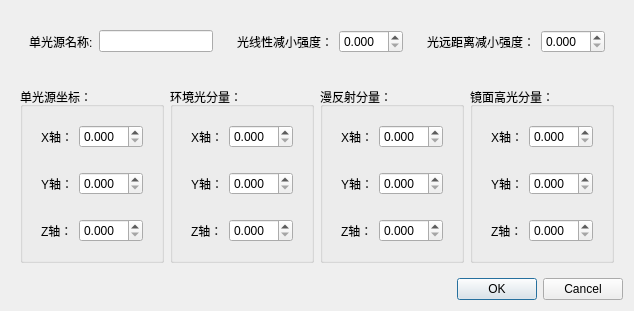
<?xml version="1.0" encoding="UTF-8"?>
<ui version="4.0">
 <class>AddLights</class>
 <widget class="QDialog" name="AddLights">
  <property name="geometry">
   <rect>
    <x>0</x>
    <y>0</y>
    <width>590</width>
    <height>311</height>
   </rect>
  </property>
  <property name="windowTitle">
   <string>Dialog</string>
  </property>
  <layout class="QVBoxLayout" name="verticalLayout_5">
   <item>
    <widget class="QWidget" name="widget" native="true">
     <layout class="QHBoxLayout" name="horizontalLayout_3">
      <item>
       <widget class="QWidget" name="widget_2" native="true">
        <layout class="QHBoxLayout" name="horizontalLayout">
         <item>
          <widget class="QLabel" name="label_2">
           <property name="text">
            <string>单光源名称:</string>
           </property>
          </widget>
         </item>
         <item>
          <widget class="QLineEdit" name="lineEdit_name">
           <property name="text">
            <string/>
           </property>
          </widget>
         </item>
        </layout>
       </widget>
      </item>
      <item>
       <widget class="QWidget" name="widget_22" native="true">
        <layout class="QHBoxLayout" name="horizontalLayout_5">
         <item>
          <widget class="QLabel" name="label_5">
           <property name="text">
            <string>光线性减小强度：</string>
           </property>
          </widget>
         </item>
         <item>
          <widget class="QDoubleSpinBox" name="linear">
           <property name="decimals">
            <number>3</number>
           </property>
          </widget>
         </item>
        </layout>
       </widget>
      </item>
      <item>
       <widget class="QWidget" name="widget_24" native="true">
        <layout class="QHBoxLayout" name="horizontalLayout_19">
         <item>
          <widget class="QLabel" name="label_17">
           <property name="text">
            <string>光远距离减小强度：</string>
           </property>
          </widget>
         </item>
         <item>
          <widget class="QDoubleSpinBox" name="quadratic">
           <property name="decimals">
            <number>3</number>
           </property>
          </widget>
         </item>
        </layout>
       </widget>
      </item>
     </layout>
    </widget>
   </item>
   <item>
    <widget class="QWidget" name="widget_13" native="true">
     <layout class="QHBoxLayout" name="horizontalLayout_2">
      <item>
       <widget class="QGroupBox" name="groupBox">
        <property name="title">
         <string>单光源坐标：</string>
        </property>
        <layout class="QVBoxLayout" name="verticalLayout">
         <item>
          <widget class="QWidget" name="widget_15" native="true">
           <layout class="QHBoxLayout" name="horizontalLayout_4">
            <item>
             <widget class="QLabel" name="label_4">
              <property name="text">
               <string>X轴：</string>
              </property>
             </widget>
            </item>
            <item>
             <widget class="QDoubleSpinBox" name="position_X">
              <property name="decimals">
               <number>3</number>
              </property>
             </widget>
            </item>
           </layout>
          </widget>
         </item>
         <item>
          <widget class="QWidget" name="widget_16" native="true">
           <layout class="QHBoxLayout" name="horizontalLayout_13">
            <item>
             <widget class="QLabel" name="label_11">
              <property name="text">
               <string>Y轴：</string>
              </property>
             </widget>
            </item>
            <item>
             <widget class="QDoubleSpinBox" name="position_Y">
              <property name="decimals">
               <number>3</number>
              </property>
             </widget>
            </item>
           </layout>
          </widget>
         </item>
         <item>
          <widget class="QWidget" name="widget_17" native="true">
           <layout class="QHBoxLayout" name="horizontalLayout_14">
            <item>
             <widget class="QLabel" name="label_12">
              <property name="text">
               <string>Z轴：</string>
              </property>
             </widget>
            </item>
            <item>
             <widget class="QDoubleSpinBox" name="position_Z">
              <property name="decimals">
               <number>3</number>
              </property>
             </widget>
            </item>
           </layout>
          </widget>
         </item>
        </layout>
       </widget>
      </item>
      <item>
       <widget class="QGroupBox" name="groupBox_2">
        <property name="title">
         <string>环境光分量：</string>
        </property>
        <layout class="QVBoxLayout" name="verticalLayout_2">
         <item>
          <widget class="QWidget" name="widget_18" native="true">
           <layout class="QHBoxLayout" name="horizontalLayout_12">
            <item>
             <widget class="QLabel" name="label_13">
              <property name="text">
               <string>X轴：</string>
              </property>
             </widget>
            </item>
            <item>
             <widget class="QDoubleSpinBox" name="ambient_X">
              <property name="decimals">
               <number>3</number>
              </property>
             </widget>
            </item>
           </layout>
          </widget>
         </item>
         <item>
          <widget class="QWidget" name="widget_19" native="true">
           <layout class="QHBoxLayout" name="horizontalLayout_15">
            <item>
             <widget class="QLabel" name="label_14">
              <property name="text">
               <string>Y轴：</string>
              </property>
             </widget>
            </item>
            <item>
             <widget class="QDoubleSpinBox" name="ambient_Y">
              <property name="decimals">
               <number>3</number>
              </property>
             </widget>
            </item>
           </layout>
          </widget>
         </item>
         <item>
          <widget class="QWidget" name="widget_20" native="true">
           <layout class="QHBoxLayout" name="horizontalLayout_16">
            <item>
             <widget class="QLabel" name="label_15">
              <property name="text">
               <string>Z轴：</string>
              </property>
             </widget>
            </item>
            <item>
             <widget class="QDoubleSpinBox" name="ambient_Z">
              <property name="decimals">
               <number>3</number>
              </property>
             </widget>
            </item>
           </layout>
          </widget>
         </item>
        </layout>
       </widget>
      </item>
      <item>
       <widget class="QGroupBox" name="groupBox_3">
        <property name="title">
         <string>漫反射分量：</string>
        </property>
        <layout class="QVBoxLayout" name="verticalLayout_3">
         <item>
          <widget class="QWidget" name="widget_21" native="true">
           <layout class="QHBoxLayout" name="horizontalLayout_17">
            <item>
             <widget class="QLabel" name="label_18">
              <property name="text">
               <string>X轴：</string>
              </property>
             </widget>
            </item>
            <item>
             <widget class="QDoubleSpinBox" name="diffuse_X">
              <property name="decimals">
               <number>3</number>
              </property>
             </widget>
            </item>
           </layout>
          </widget>
         </item>
         <item>
          <widget class="QWidget" name="widget_25" native="true">
           <layout class="QHBoxLayout" name="horizontalLayout_20">
            <item>
             <widget class="QLabel" name="label_19">
              <property name="text">
               <string>Y轴：</string>
              </property>
             </widget>
            </item>
            <item>
             <widget class="QDoubleSpinBox" name="diffuse_Y">
              <property name="decimals">
               <number>3</number>
              </property>
             </widget>
            </item>
           </layout>
          </widget>
         </item>
         <item>
          <widget class="QWidget" name="widget_26" native="true">
           <layout class="QHBoxLayout" name="horizontalLayout_21">
            <item>
             <widget class="QLabel" name="label_20">
              <property name="text">
               <string>Z轴：</string>
              </property>
             </widget>
            </item>
            <item>
             <widget class="QDoubleSpinBox" name="diffuse_Z">
              <property name="decimals">
               <number>3</number>
              </property>
             </widget>
            </item>
           </layout>
          </widget>
         </item>
        </layout>
       </widget>
      </item>
      <item>
       <widget class="QGroupBox" name="groupBox_4">
        <property name="title">
         <string>镜面高光分量：</string>
        </property>
        <layout class="QVBoxLayout" name="verticalLayout_4">
         <item>
          <widget class="QWidget" name="widget_27" native="true">
           <layout class="QHBoxLayout" name="horizontalLayout_22">
            <item>
             <widget class="QLabel" name="label_21">
              <property name="text">
               <string>X轴：</string>
              </property>
             </widget>
            </item>
            <item>
             <widget class="QDoubleSpinBox" name="specular_X">
              <property name="decimals">
               <number>3</number>
              </property>
             </widget>
            </item>
           </layout>
          </widget>
         </item>
         <item>
          <widget class="QWidget" name="widget_28" native="true">
           <layout class="QHBoxLayout" name="horizontalLayout_23">
            <item>
             <widget class="QLabel" name="label_22">
              <property name="text">
               <string>Y轴：</string>
              </property>
             </widget>
            </item>
            <item>
             <widget class="QDoubleSpinBox" name="specular_Y">
              <property name="decimals">
               <number>3</number>
              </property>
             </widget>
            </item>
           </layout>
          </widget>
         </item>
         <item>
          <widget class="QWidget" name="widget_29" native="true">
           <layout class="QHBoxLayout" name="horizontalLayout_24">
            <item>
             <widget class="QLabel" name="label_23">
              <property name="text">
               <string>Z轴：</string>
              </property>
             </widget>
            </item>
            <item>
             <widget class="QDoubleSpinBox" name="specular_Z">
              <property name="decimals">
               <number>3</number>
              </property>
             </widget>
            </item>
           </layout>
          </widget>
         </item>
        </layout>
       </widget>
      </item>
     </layout>
    </widget>
   </item>
   <item>
    <widget class="QDialogButtonBox" name="buttonBox">
     <property name="orientation">
      <enum>Qt::Horizontal</enum>
     </property>
     <property name="standardButtons">
      <set>QDialogButtonBox::Cancel|QDialogButtonBox::Ok</set>
     </property>
    </widget>
   </item>
  </layout>
 </widget>
 <resources/>
 <connections>
  <connection>
   <sender>buttonBox</sender>
   <signal>accepted()</signal>
   <receiver>AddLights</receiver>
   <slot>accept()</slot>
   <hints>
    <hint type="sourcelabel">
     <x>248</x>
     <y>254</y>
    </hint>
    <hint type="destinationlabel">
     <x>157</x>
     <y>274</y>
    </hint>
   </hints>
  </connection>
  <connection>
   <sender>buttonBox</sender>
   <signal>rejected()</signal>
   <receiver>AddLights</receiver>
   <slot>reject()</slot>
   <hints>
    <hint type="sourcelabel">
     <x>316</x>
     <y>260</y>
    </hint>
    <hint type="destinationlabel">
     <x>286</x>
     <y>274</y>
    </hint>
   </hints>
  </connection>
 </connections>
</ui>
